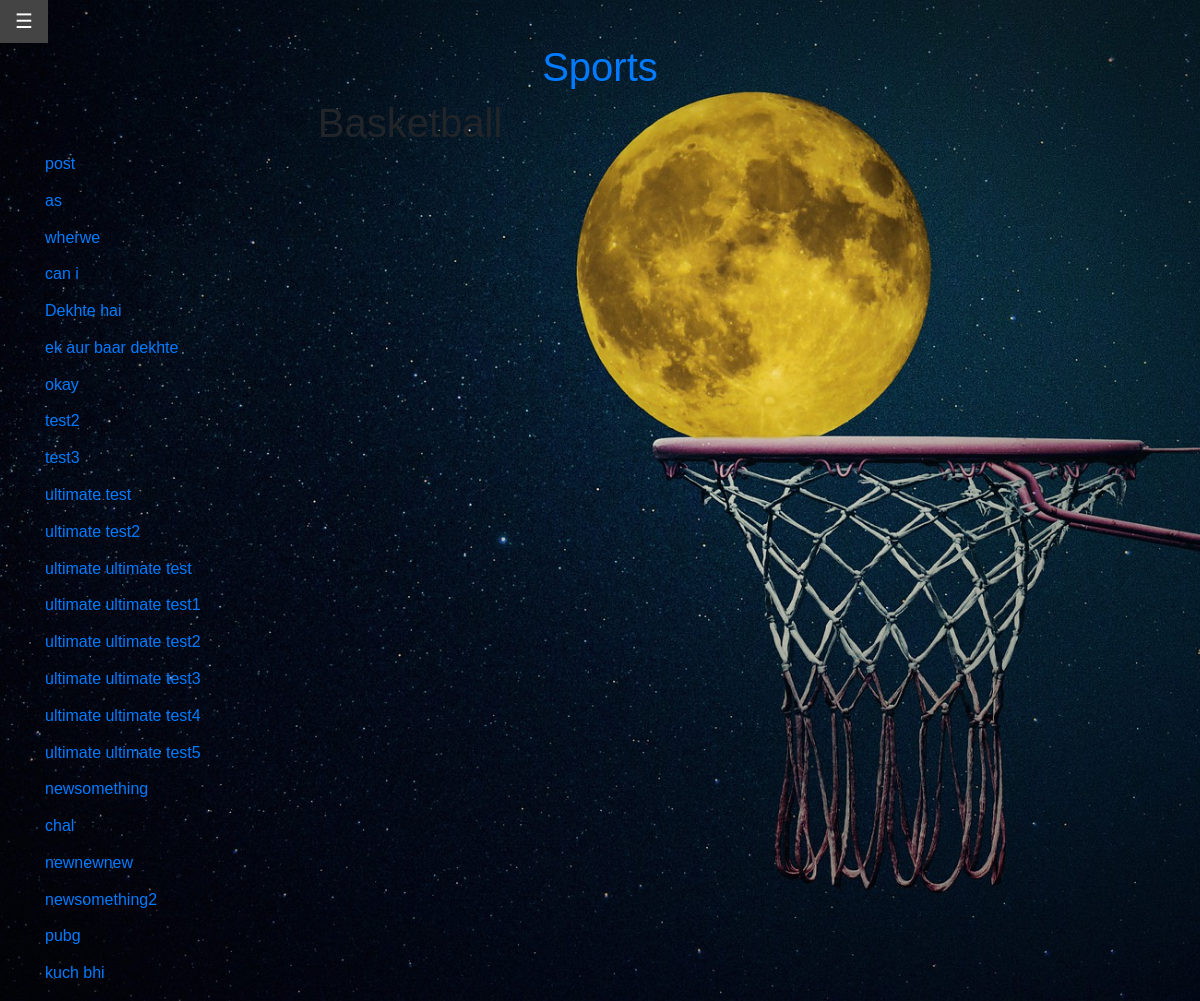
Screenshot of /basketball with the database file from the repository.
### app1/models.py (models this page shows, shortened)
class Post(models.Model):
    user= models.CharField(max_length=100)
    title= models.CharField(max_length=100)
    location = models.CharField(max_length=100, default='online')
    content= models.TextField()
    category = models.CharField(max_length=30, default='others')
    url= models.SlugField(max_length=100, unique=False, blank=True, editable=False)

### app1/views.py (the view)
# urls.py: path('basketball', basketball_view, name='basketball'),
def basketball_view(request):
    display = []
    allposts= Post.objects.all()
    for post in allposts:
        if post.category=="basketball":
            display.append(post)
    context= {'allposts': allposts,
              }
    return render(request, 'basketball.html', context)

### Templates/basketball.html
{% extends 'base.html' %}
{% block content%}
<h1>Basketball</h1>
{% for post in allposts %}
<a href='/posts/{{ post.url }}/'>{{ post.title }} </a>
<br><br>
{% endfor %}
{%endblock%}

### Templates/base.html (shortened to what this page needs)
{% load static %}
<!DOCTYPE HTML>
<html lang="en">
<head>
<link rel="stylesheet" href="https://stackpath.bootstrapcdn.com/bootstrap/4.3.1/css/bootstrap.min.css">
<link rel="stylesheet" href="{% static 'style.css' %}">
<link rel="stylesheet" href="https://cdnjs.cloudflare.com/ajax/libs/font-awesome/4.7.0/css/font-awesome.min.css">
</head>
<body>
  <div class="page-header">
    <div id="main">
      <button class="openbtn" onclick="openNav()">☰</button>
    </div>
    <h1><a href="/" title="Home Page">Sports</a></h1>
  </div>
  <div class="content container">
    <div class="row">
      <div class="col-md-8">
        {% block content %}
        {% endblock %}
      </div>
    </div>
  </div>
</body>
</html>

### static/style.css (style rules this page uses)
html { height:100%; }
body { background: url('/static/login.jpg'); height: 100%; background-attachment: fixed; background-position: center; background-repeat: no-repeat; background-size: cover; margin: 0; padding: 0; border: 0; font-size: 100%; font: inherit; vertical-align: baseline; }
h1 { font-weight: 500; line-height: 1.2; text-align:center; }
.openbtn { font-size: 20px; cursor: pointer; background-color: #111; color: white; padding: 10px 15px; border: none; }
body { font-family: 'Mukta', sans-serif; }

### rows the page displays
Post: title "post"
Post: title "as"
Post: title "wherwe"
Post: title "can i"
Post: title "Dekhte hai"
Post: title "ek aur baar dekhte"
Post: title "okay"
Post: title "test2"
Post: title "test3"
Post: title "ultimate test"
Post: title "ultimate test2"
Post: title "ultimate ultimate test"
Post: title "ultimate ultimate test1"
Post: title "ultimate ultimate test2"
Post: title "ultimate ultimate test3"
Post: title "ultimate ultimate test4"
Post: title "ultimate ultimate test5"
Post: title "newsomething"
Post: title "chal"
Post: title "newnewnew"
Post: title "newsomething2"
Post: title "pubg"
Post: title "kuch bhi"
